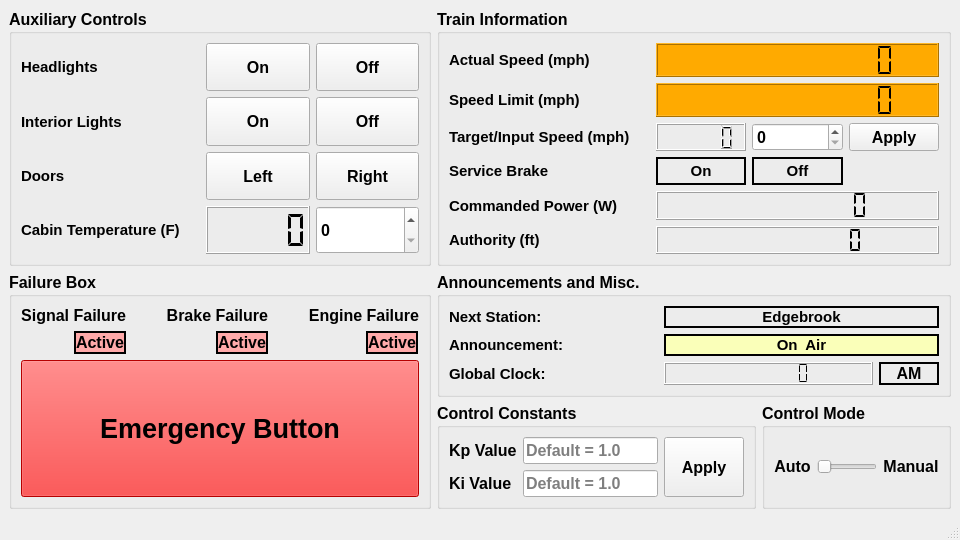
<?xml version="1.0" encoding="UTF-8"?>
<ui version="4.0">
 <class>MainWindow</class>
 <widget class="QMainWindow" name="MainWindow">
  <property name="geometry">
   <rect>
    <x>0</x>
    <y>0</y>
    <width>960</width>
    <height>540</height>
   </rect>
  </property>
  <property name="minimumSize">
   <size>
    <width>960</width>
    <height>540</height>
   </size>
  </property>
  <property name="windowTitle">
   <string>MainWindow</string>
  </property>
  <widget class="QWidget" name="centralwidget">
   <layout class="QGridLayout" name="gridLayout_8">
    <item row="2" column="2">
     <widget class="QGroupBox" name="groupBox_4">
      <property name="font">
       <font>
        <pointsize>12</pointsize>
        <weight>75</weight>
        <bold>true</bold>
       </font>
      </property>
      <property name="title">
       <string>Control Mode</string>
      </property>
      <layout class="QGridLayout" name="gridLayout_10">
       <item row="0" column="0">
        <layout class="QGridLayout" name="gridLayout_5">
         <item row="0" column="2">
          <widget class="QLabel" name="label_26">
           <property name="text">
            <string>Manual</string>
           </property>
           <property name="alignment">
            <set>Qt::AlignCenter</set>
           </property>
          </widget>
         </item>
         <item row="0" column="0">
          <widget class="QLabel" name="label_25">
           <property name="text">
            <string>Auto</string>
           </property>
           <property name="alignment">
            <set>Qt::AlignCenter</set>
           </property>
          </widget>
         </item>
         <item row="0" column="1">
          <widget class="QSlider" name="control_mode_switch">
           <property name="maximum">
            <number>1</number>
           </property>
           <property name="orientation">
            <enum>Qt::Horizontal</enum>
           </property>
           <property name="invertedAppearance">
            <bool>false</bool>
           </property>
           <property name="invertedControls">
            <bool>false</bool>
           </property>
          </widget>
         </item>
        </layout>
       </item>
      </layout>
     </widget>
    </item>
    <item row="1" column="1" colspan="2">
     <layout class="QGridLayout" name="gridLayout_7">
      <item row="1" column="2">
       <widget class="QGroupBox" name="groupBox_3">
        <property name="font">
         <font>
          <pointsize>12</pointsize>
          <weight>75</weight>
          <bold>true</bold>
         </font>
        </property>
        <property name="title">
         <string>Announcements and Misc.</string>
        </property>
        <layout class="QGridLayout" name="gridLayout_11">
         <item row="0" column="0">
          <layout class="QGridLayout" name="gridLayout_3">
           <item row="0" column="0">
            <widget class="QLabel" name="label_9">
             <property name="font">
              <font>
               <pointsize>11</pointsize>
               <weight>75</weight>
               <bold>true</bold>
              </font>
             </property>
             <property name="text">
              <string>Next Station:</string>
             </property>
            </widget>
           </item>
           <item row="2" column="0">
            <widget class="QLabel" name="label_17">
             <property name="font">
              <font>
               <pointsize>11</pointsize>
               <weight>75</weight>
               <bold>true</bold>
              </font>
             </property>
             <property name="text">
              <string>Global Clock:</string>
             </property>
            </widget>
           </item>
           <item row="1" column="0">
            <widget class="QLabel" name="label_15">
             <property name="font">
              <font>
               <pointsize>11</pointsize>
               <weight>75</weight>
               <bold>true</bold>
              </font>
             </property>
             <property name="text">
              <string>Announcement:</string>
             </property>
            </widget>
           </item>
           <item row="2" column="1">
            <widget class="QLCDNumber" name="global_clock_lcd">
             <property name="digitCount">
              <number>8</number>
             </property>
             <property name="mode">
              <enum>QLCDNumber::Dec</enum>
             </property>
             <property name="segmentStyle">
              <enum>QLCDNumber::Flat</enum>
             </property>
            </widget>
           </item>
           <item row="2" column="2">
            <widget class="QLabel" name="am_pm_label">
             <property name="maximumSize">
              <size>
               <width>60</width>
               <height>16777215</height>
              </size>
             </property>
             <property name="frameShape">
              <enum>QFrame::WinPanel</enum>
             </property>
             <property name="text">
              <string>AM</string>
             </property>
             <property name="alignment">
              <set>Qt::AlignCenter</set>
             </property>
            </widget>
           </item>
           <item row="0" column="1" colspan="2">
            <widget class="QLabel" name="next_station_label">
             <property name="font">
              <font>
               <pointsize>11</pointsize>
               <weight>75</weight>
               <bold>true</bold>
              </font>
             </property>
             <property name="frameShape">
              <enum>QFrame::WinPanel</enum>
             </property>
             <property name="text">
              <string>Edgebrook</string>
             </property>
             <property name="alignment">
              <set>Qt::AlignCenter</set>
             </property>
            </widget>
           </item>
           <item row="1" column="1" colspan="2">
            <widget class="QLabel" name="announcement_light">
             <property name="font">
              <font>
               <pointsize>11</pointsize>
               <weight>75</weight>
               <bold>true</bold>
              </font>
             </property>
             <property name="styleSheet">
              <string notr="true">background-color: rgb(250, 255, 185);</string>
             </property>
             <property name="frameShape">
              <enum>QFrame::WinPanel</enum>
             </property>
             <property name="text">
              <string>On  Air</string>
             </property>
             <property name="alignment">
              <set>Qt::AlignCenter</set>
             </property>
            </widget>
           </item>
          </layout>
         </item>
        </layout>
       </widget>
      </item>
     </layout>
    </item>
    <item row="1" column="0" rowspan="2">
     <widget class="QGroupBox" name="groupBox_5">
      <property name="font">
       <font>
        <pointsize>12</pointsize>
        <weight>75</weight>
        <bold>true</bold>
       </font>
      </property>
      <property name="title">
       <string>Failure Box</string>
      </property>
      <layout class="QGridLayout" name="gridLayout_14">
       <item row="0" column="0">
        <layout class="QGridLayout" name="gridLayout_17">
         <item row="1" column="6">
          <widget class="QLabel" name="label_22">
           <property name="sizePolicy">
            <sizepolicy hsizetype="Maximum" vsizetype="Maximum">
             <horstretch>0</horstretch>
             <verstretch>0</verstretch>
            </sizepolicy>
           </property>
           <property name="maximumSize">
            <size>
             <width>50</width>
             <height>50</height>
            </size>
           </property>
           <property name="text">
            <string/>
           </property>
           <property name="pixmap">
            <pixmap>../assets/engine-warning-svgrepo-com.svg</pixmap>
           </property>
           <property name="scaledContents">
            <bool>true</bool>
           </property>
           <property name="alignment">
            <set>Qt::AlignCenter</set>
           </property>
           <property name="wordWrap">
            <bool>false</bool>
           </property>
          </widget>
         </item>
         <item row="1" column="1">
          <widget class="QLabel" name="signal_failure_light">
           <property name="sizePolicy">
            <sizepolicy hsizetype="Maximum" vsizetype="Maximum">
             <horstretch>0</horstretch>
             <verstretch>0</verstretch>
            </sizepolicy>
           </property>
           <property name="styleSheet">
            <string notr="true">background-color: rgb(255, 170, 170);</string>
           </property>
           <property name="frameShape">
            <enum>QFrame::WinPanel</enum>
           </property>
           <property name="frameShadow">
            <enum>QFrame::Plain</enum>
           </property>
           <property name="text">
            <string>Active</string>
           </property>
           <property name="alignment">
            <set>Qt::AlignCenter</set>
           </property>
          </widget>
         </item>
         <item row="1" column="2">
          <spacer name="horizontalSpacer">
           <property name="orientation">
            <enum>Qt::Horizontal</enum>
           </property>
           <property name="sizeHint" stdset="0">
            <size>
             <width>40</width>
             <height>20</height>
            </size>
           </property>
          </spacer>
         </item>
         <item row="1" column="4">
          <widget class="QLabel" name="brake_failure_light">
           <property name="sizePolicy">
            <sizepolicy hsizetype="Maximum" vsizetype="Maximum">
             <horstretch>0</horstretch>
             <verstretch>0</verstretch>
            </sizepolicy>
           </property>
           <property name="styleSheet">
            <string notr="true">background-color: rgb(255, 170, 170);</string>
           </property>
           <property name="frameShape">
            <enum>QFrame::WinPanel</enum>
           </property>
           <property name="frameShadow">
            <enum>QFrame::Plain</enum>
           </property>
           <property name="text">
            <string>Active</string>
           </property>
           <property name="alignment">
            <set>Qt::AlignCenter</set>
           </property>
          </widget>
         </item>
         <item row="1" column="7">
          <widget class="QLabel" name="engine_failure_light">
           <property name="sizePolicy">
            <sizepolicy hsizetype="Maximum" vsizetype="Maximum">
             <horstretch>0</horstretch>
             <verstretch>0</verstretch>
            </sizepolicy>
           </property>
           <property name="styleSheet">
            <string notr="true">background-color: rgb(255, 170, 170);</string>
           </property>
           <property name="frameShape">
            <enum>QFrame::WinPanel</enum>
           </property>
           <property name="frameShadow">
            <enum>QFrame::Plain</enum>
           </property>
           <property name="text">
            <string>Active</string>
           </property>
           <property name="alignment">
            <set>Qt::AlignCenter</set>
           </property>
          </widget>
         </item>
         <item row="1" column="3">
          <widget class="QLabel" name="label_20">
           <property name="sizePolicy">
            <sizepolicy hsizetype="Maximum" vsizetype="Maximum">
             <horstretch>0</horstretch>
             <verstretch>0</verstretch>
            </sizepolicy>
           </property>
           <property name="maximumSize">
            <size>
             <width>50</width>
             <height>50</height>
            </size>
           </property>
           <property name="text">
            <string/>
           </property>
           <property name="pixmap">
            <pixmap>../assets/brake-system-warning-svgrepo-com.svg</pixmap>
           </property>
           <property name="scaledContents">
            <bool>true</bool>
           </property>
           <property name="alignment">
            <set>Qt::AlignCenter</set>
           </property>
          </widget>
         </item>
         <item row="1" column="0">
          <widget class="QLabel" name="label_18">
           <property name="sizePolicy">
            <sizepolicy hsizetype="Maximum" vsizetype="Maximum">
             <horstretch>0</horstretch>
             <verstretch>0</verstretch>
            </sizepolicy>
           </property>
           <property name="maximumSize">
            <size>
             <width>50</width>
             <height>50</height>
            </size>
           </property>
           <property name="text">
            <string/>
           </property>
           <property name="pixmap">
            <pixmap>../assets/wifi-off-svgrepo-com.svg</pixmap>
           </property>
           <property name="scaledContents">
            <bool>true</bool>
           </property>
           <property name="alignment">
            <set>Qt::AlignCenter</set>
           </property>
          </widget>
         </item>
         <item row="2" column="0" colspan="8">
          <widget class="QPushButton" name="emergency_button">
           <property name="enabled">
            <bool>true</bool>
           </property>
           <property name="sizePolicy">
            <sizepolicy hsizetype="Minimum" vsizetype="Minimum">
             <horstretch>0</horstretch>
             <verstretch>0</verstretch>
            </sizepolicy>
           </property>
           <property name="font">
            <font>
             <pointsize>20</pointsize>
             <weight>75</weight>
             <bold>true</bold>
            </font>
           </property>
           <property name="styleSheet">
            <string notr="true">background-color: rgb(255, 0, 0);</string>
           </property>
           <property name="text">
            <string>Emergency Button</string>
           </property>
           <property name="autoDefault">
            <bool>false</bool>
           </property>
          </widget>
         </item>
         <item row="1" column="5">
          <spacer name="horizontalSpacer_2">
           <property name="orientation">
            <enum>Qt::Horizontal</enum>
           </property>
           <property name="sizeHint" stdset="0">
            <size>
             <width>40</width>
             <height>20</height>
            </size>
           </property>
          </spacer>
         </item>
         <item row="0" column="6" colspan="2">
          <widget class="QLabel" name="label_27">
           <property name="sizePolicy">
            <sizepolicy hsizetype="Maximum" vsizetype="Maximum">
             <horstretch>0</horstretch>
             <verstretch>0</verstretch>
            </sizepolicy>
           </property>
           <property name="text">
            <string>Engine Failure</string>
           </property>
           <property name="alignment">
            <set>Qt::AlignRight|Qt::AlignTrailing|Qt::AlignVCenter</set>
           </property>
          </widget>
         </item>
         <item row="0" column="3" colspan="2">
          <widget class="QLabel" name="label_21">
           <property name="sizePolicy">
            <sizepolicy hsizetype="Maximum" vsizetype="Maximum">
             <horstretch>0</horstretch>
             <verstretch>0</verstretch>
            </sizepolicy>
           </property>
           <property name="text">
            <string>Brake Failure</string>
           </property>
           <property name="alignment">
            <set>Qt::AlignRight|Qt::AlignTrailing|Qt::AlignVCenter</set>
           </property>
          </widget>
         </item>
         <item row="0" column="0" colspan="2">
          <widget class="QLabel" name="label_19">
           <property name="sizePolicy">
            <sizepolicy hsizetype="Maximum" vsizetype="Maximum">
             <horstretch>0</horstretch>
             <verstretch>0</verstretch>
            </sizepolicy>
           </property>
           <property name="text">
            <string>Signal Failure</string>
           </property>
           <property name="alignment">
            <set>Qt::AlignRight|Qt::AlignTrailing|Qt::AlignVCenter</set>
           </property>
          </widget>
         </item>
        </layout>
       </item>
      </layout>
     </widget>
    </item>
    <item row="2" column="1">
     <widget class="QGroupBox" name="groupBox_6">
      <property name="font">
       <font>
        <pointsize>12</pointsize>
        <weight>75</weight>
        <bold>true</bold>
       </font>
      </property>
      <property name="title">
       <string>Control Constants</string>
      </property>
      <layout class="QGridLayout" name="gridLayout_16">
       <item row="0" column="0">
        <layout class="QGridLayout" name="gridLayout_15">
         <item row="1" column="1">
          <widget class="QLineEdit" name="ki_line_edit">
           <property name="placeholderText">
            <string>Default = 1.0</string>
           </property>
          </widget>
         </item>
         <item row="0" column="0">
          <widget class="QLabel" name="label_23">
           <property name="text">
            <string>Kp Value</string>
           </property>
          </widget>
         </item>
         <item row="0" column="2" rowspan="2">
          <widget class="QPushButton" name="control_constants_apply_button">
           <property name="sizePolicy">
            <sizepolicy hsizetype="Minimum" vsizetype="Minimum">
             <horstretch>0</horstretch>
             <verstretch>0</verstretch>
            </sizepolicy>
           </property>
           <property name="text">
            <string>Apply</string>
           </property>
          </widget>
         </item>
         <item row="1" column="0">
          <widget class="QLabel" name="label_24">
           <property name="text">
            <string>Ki Value</string>
           </property>
          </widget>
         </item>
         <item row="0" column="1">
          <widget class="QLineEdit" name="kp_line_edit">
           <property name="placeholderText">
            <string>Default = 1.0</string>
           </property>
          </widget>
         </item>
        </layout>
       </item>
      </layout>
     </widget>
    </item>
    <item row="0" column="0">
     <widget class="QGroupBox" name="groupBox">
      <property name="font">
       <font>
        <pointsize>12</pointsize>
        <weight>75</weight>
        <italic>false</italic>
        <bold>true</bold>
       </font>
      </property>
      <property name="title">
       <string>Auxiliary Controls</string>
      </property>
      <property name="flat">
       <bool>false</bool>
      </property>
      <layout class="QGridLayout" name="gridLayout_9">
       <item row="0" column="0">
        <layout class="QGridLayout" name="gridLayout_13">
         <item row="0" column="0">
          <widget class="QLabel" name="label">
           <property name="font">
            <font>
             <pointsize>11</pointsize>
             <weight>75</weight>
             <italic>false</italic>
             <bold>true</bold>
            </font>
           </property>
           <property name="autoFillBackground">
            <bool>false</bool>
           </property>
           <property name="frameShape">
            <enum>QFrame::NoFrame</enum>
           </property>
           <property name="text">
            <string>Headlights</string>
           </property>
          </widget>
         </item>
         <item row="1" column="3">
          <widget class="QPushButton" name="interior_lights_off_button">
           <property name="sizePolicy">
            <sizepolicy hsizetype="Minimum" vsizetype="Minimum">
             <horstretch>0</horstretch>
             <verstretch>0</verstretch>
            </sizepolicy>
           </property>
           <property name="text">
            <string>Off</string>
           </property>
          </widget>
         </item>
         <item row="1" column="2">
          <widget class="QPushButton" name="interior_lights_on_button">
           <property name="sizePolicy">
            <sizepolicy hsizetype="Minimum" vsizetype="Minimum">
             <horstretch>0</horstretch>
             <verstretch>0</verstretch>
            </sizepolicy>
           </property>
           <property name="text">
            <string>On</string>
           </property>
          </widget>
         </item>
         <item row="2" column="3">
          <widget class="QPushButton" name="door_right_button">
           <property name="sizePolicy">
            <sizepolicy hsizetype="Minimum" vsizetype="Minimum">
             <horstretch>0</horstretch>
             <verstretch>0</verstretch>
            </sizepolicy>
           </property>
           <property name="text">
            <string>Right</string>
           </property>
          </widget>
         </item>
         <item row="0" column="3">
          <widget class="QPushButton" name="headlights_off_button">
           <property name="sizePolicy">
            <sizepolicy hsizetype="Minimum" vsizetype="Minimum">
             <horstretch>0</horstretch>
             <verstretch>0</verstretch>
            </sizepolicy>
           </property>
           <property name="text">
            <string>Off</string>
           </property>
          </widget>
         </item>
         <item row="3" column="0">
          <widget class="QLabel" name="label_5">
           <property name="font">
            <font>
             <pointsize>11</pointsize>
             <weight>75</weight>
             <italic>false</italic>
             <bold>true</bold>
            </font>
           </property>
           <property name="text">
            <string>Cabin Temperature (F)</string>
           </property>
          </widget>
         </item>
         <item row="2" column="2">
          <widget class="QPushButton" name="door_left_button">
           <property name="sizePolicy">
            <sizepolicy hsizetype="Minimum" vsizetype="Minimum">
             <horstretch>0</horstretch>
             <verstretch>0</verstretch>
            </sizepolicy>
           </property>
           <property name="text">
            <string>Left</string>
           </property>
          </widget>
         </item>
         <item row="1" column="0">
          <widget class="QLabel" name="label_2">
           <property name="font">
            <font>
             <pointsize>11</pointsize>
             <weight>75</weight>
             <italic>false</italic>
             <bold>true</bold>
            </font>
           </property>
           <property name="text">
            <string>Interior Lights</string>
           </property>
          </widget>
         </item>
         <item row="3" column="2">
          <widget class="QLCDNumber" name="cabin_temperature_lcd">
           <property name="segmentStyle">
            <enum>QLCDNumber::Flat</enum>
           </property>
          </widget>
         </item>
         <item row="2" column="0">
          <widget class="QLabel" name="label_3">
           <property name="font">
            <font>
             <pointsize>11</pointsize>
             <weight>75</weight>
             <italic>false</italic>
             <bold>true</bold>
            </font>
           </property>
           <property name="text">
            <string>Doors</string>
           </property>
          </widget>
         </item>
         <item row="3" column="3">
          <widget class="QSpinBox" name="cabin_temperature_spin_box">
           <property name="sizePolicy">
            <sizepolicy hsizetype="Minimum" vsizetype="Minimum">
             <horstretch>0</horstretch>
             <verstretch>0</verstretch>
            </sizepolicy>
           </property>
          </widget>
         </item>
         <item row="0" column="2">
          <widget class="QPushButton" name="headlights_on_button">
           <property name="sizePolicy">
            <sizepolicy hsizetype="Minimum" vsizetype="Minimum">
             <horstretch>0</horstretch>
             <verstretch>0</verstretch>
            </sizepolicy>
           </property>
           <property name="text">
            <string>On</string>
           </property>
          </widget>
         </item>
         <item row="3" column="1">
          <spacer name="verticalSpacer_10">
           <property name="orientation">
            <enum>Qt::Vertical</enum>
           </property>
           <property name="sizeHint" stdset="0">
            <size>
             <width>20</width>
             <height>40</height>
            </size>
           </property>
          </spacer>
         </item>
         <item row="2" column="1">
          <spacer name="verticalSpacer_9">
           <property name="orientation">
            <enum>Qt::Vertical</enum>
           </property>
           <property name="sizeHint" stdset="0">
            <size>
             <width>20</width>
             <height>40</height>
            </size>
           </property>
          </spacer>
         </item>
         <item row="1" column="1">
          <spacer name="verticalSpacer_8">
           <property name="orientation">
            <enum>Qt::Vertical</enum>
           </property>
           <property name="sizeHint" stdset="0">
            <size>
             <width>20</width>
             <height>40</height>
            </size>
           </property>
          </spacer>
         </item>
         <item row="0" column="1">
          <spacer name="verticalSpacer_7">
           <property name="orientation">
            <enum>Qt::Vertical</enum>
           </property>
           <property name="sizeHint" stdset="0">
            <size>
             <width>20</width>
             <height>40</height>
            </size>
           </property>
          </spacer>
         </item>
        </layout>
       </item>
      </layout>
     </widget>
    </item>
    <item row="0" column="1" colspan="2">
     <widget class="QGroupBox" name="groupBox_2">
      <property name="font">
       <font>
        <pointsize>12</pointsize>
        <weight>75</weight>
        <bold>true</bold>
       </font>
      </property>
      <property name="title">
       <string>Train Information</string>
      </property>
      <layout class="QGridLayout" name="gridLayout_12">
       <item row="0" column="0">
        <layout class="QGridLayout" name="gridLayout_2">
         <item row="3" column="1">
          <spacer name="verticalSpacer_2">
           <property name="orientation">
            <enum>Qt::Vertical</enum>
           </property>
           <property name="sizeHint" stdset="0">
            <size>
             <width>20</width>
             <height>40</height>
            </size>
           </property>
          </spacer>
         </item>
         <item row="4" column="0">
          <widget class="QLabel" name="label_11">
           <property name="font">
            <font>
             <pointsize>11</pointsize>
             <weight>75</weight>
             <bold>true</bold>
            </font>
           </property>
           <property name="text">
            <string>Commanded Power (W)</string>
           </property>
          </widget>
         </item>
         <item row="2" column="0">
          <widget class="QLabel" name="label_8">
           <property name="font">
            <font>
             <pointsize>11</pointsize>
             <weight>75</weight>
             <bold>true</bold>
            </font>
           </property>
           <property name="text">
            <string>Target/Input Speed (mph)</string>
           </property>
          </widget>
         </item>
         <item row="5" column="0">
          <widget class="QLabel" name="label_12">
           <property name="font">
            <font>
             <pointsize>11</pointsize>
             <weight>75</weight>
             <bold>true</bold>
            </font>
           </property>
           <property name="text">
            <string>Authority (ft)</string>
           </property>
          </widget>
         </item>
         <item row="3" column="2">
          <widget class="QLabel" name="service_brake_on_light">
           <property name="font">
            <font>
             <pointsize>11</pointsize>
             <weight>75</weight>
             <bold>true</bold>
            </font>
           </property>
           <property name="styleSheet">
            <string notr="true"/>
           </property>
           <property name="frameShape">
            <enum>QFrame::WinPanel</enum>
           </property>
           <property name="text">
            <string>On</string>
           </property>
           <property name="alignment">
            <set>Qt::AlignCenter</set>
           </property>
          </widget>
         </item>
         <item row="4" column="1">
          <spacer name="verticalSpacer_5">
           <property name="orientation">
            <enum>Qt::Vertical</enum>
           </property>
           <property name="sizeHint" stdset="0">
            <size>
             <width>20</width>
             <height>40</height>
            </size>
           </property>
          </spacer>
         </item>
         <item row="3" column="3">
          <widget class="QLabel" name="service_brake_off_light">
           <property name="font">
            <font>
             <pointsize>11</pointsize>
             <weight>75</weight>
             <bold>true</bold>
            </font>
           </property>
           <property name="styleSheet">
            <string notr="true"/>
           </property>
           <property name="frameShape">
            <enum>QFrame::WinPanel</enum>
           </property>
           <property name="text">
            <string>Off</string>
           </property>
           <property name="alignment">
            <set>Qt::AlignCenter</set>
           </property>
          </widget>
         </item>
         <item row="5" column="1">
          <spacer name="verticalSpacer_6">
           <property name="orientation">
            <enum>Qt::Vertical</enum>
           </property>
           <property name="sizeHint" stdset="0">
            <size>
             <width>20</width>
             <height>40</height>
            </size>
           </property>
          </spacer>
         </item>
         <item row="2" column="2">
          <widget class="QLCDNumber" name="target_speed_lcd">
           <property name="frameShape">
            <enum>QFrame::Box</enum>
           </property>
           <property name="frameShadow">
            <enum>QFrame::Raised</enum>
           </property>
          </widget>
         </item>
         <item row="2" column="3">
          <widget class="QSpinBox" name="target_speed_spin_box">
           <property name="sizePolicy">
            <sizepolicy hsizetype="Minimum" vsizetype="Minimum">
             <horstretch>0</horstretch>
             <verstretch>0</verstretch>
            </sizepolicy>
           </property>
          </widget>
         </item>
         <item row="0" column="1">
          <spacer name="verticalSpacer_4">
           <property name="orientation">
            <enum>Qt::Vertical</enum>
           </property>
           <property name="sizeHint" stdset="0">
            <size>
             <width>20</width>
             <height>40</height>
            </size>
           </property>
          </spacer>
         </item>
         <item row="0" column="0">
          <widget class="QLabel" name="label_13">
           <property name="font">
            <font>
             <pointsize>11</pointsize>
             <weight>75</weight>
             <bold>true</bold>
            </font>
           </property>
           <property name="text">
            <string>Actual Speed (mph)</string>
           </property>
          </widget>
         </item>
         <item row="1" column="0">
          <widget class="QLabel" name="label_7">
           <property name="font">
            <font>
             <pointsize>11</pointsize>
             <weight>75</weight>
             <bold>true</bold>
            </font>
           </property>
           <property name="text">
            <string>Speed Limit (mph)</string>
           </property>
          </widget>
         </item>
         <item row="2" column="4">
          <widget class="QPushButton" name="target_speed_apply_button">
           <property name="sizePolicy">
            <sizepolicy hsizetype="Minimum" vsizetype="Minimum">
             <horstretch>0</horstretch>
             <verstretch>0</verstretch>
            </sizepolicy>
           </property>
           <property name="text">
            <string>Apply</string>
           </property>
          </widget>
         </item>
         <item row="2" column="1">
          <spacer name="verticalSpacer">
           <property name="orientation">
            <enum>Qt::Vertical</enum>
           </property>
           <property name="sizeHint" stdset="0">
            <size>
             <width>20</width>
             <height>40</height>
            </size>
           </property>
          </spacer>
         </item>
         <item row="1" column="2" colspan="3">
          <widget class="QLCDNumber" name="speed_limit_lcd">
           <property name="minimumSize">
            <size>
             <width>0</width>
             <height>34</height>
            </size>
           </property>
           <property name="styleSheet">
            <string notr="true">background-color: rgb(255, 170, 0);</string>
           </property>
           <property name="digitCount">
            <number>12</number>
           </property>
           <property name="segmentStyle">
            <enum>QLCDNumber::Flat</enum>
           </property>
          </widget>
         </item>
         <item row="4" column="2" colspan="3">
          <widget class="QLCDNumber" name="commanded_power_lcd">
           <property name="digitCount">
            <number>10</number>
           </property>
           <property name="segmentStyle">
            <enum>QLCDNumber::Flat</enum>
           </property>
          </widget>
         </item>
         <item row="1" column="1">
          <spacer name="verticalSpacer_3">
           <property name="orientation">
            <enum>Qt::Vertical</enum>
           </property>
           <property name="sizeHint" stdset="0">
            <size>
             <width>20</width>
             <height>40</height>
            </size>
           </property>
          </spacer>
         </item>
         <item row="3" column="0">
          <widget class="QLabel" name="label_10">
           <property name="font">
            <font>
             <pointsize>11</pointsize>
             <weight>75</weight>
             <bold>true</bold>
            </font>
           </property>
           <property name="text">
            <string>Service Brake</string>
           </property>
          </widget>
         </item>
         <item row="5" column="2" colspan="3">
          <widget class="QLCDNumber" name="authority_lcd">
           <property name="digitCount">
            <number>10</number>
           </property>
           <property name="segmentStyle">
            <enum>QLCDNumber::Flat</enum>
           </property>
          </widget>
         </item>
         <item row="0" column="2" colspan="3">
          <widget class="QLCDNumber" name="actual_speed_lcd">
           <property name="minimumSize">
            <size>
             <width>0</width>
             <height>34</height>
            </size>
           </property>
           <property name="styleSheet">
            <string notr="true">background-color: rgb(255, 170, 0);</string>
           </property>
           <property name="digitCount">
            <number>12</number>
           </property>
           <property name="segmentStyle">
            <enum>QLCDNumber::Flat</enum>
           </property>
          </widget>
         </item>
        </layout>
       </item>
      </layout>
     </widget>
    </item>
   </layout>
  </widget>
  <widget class="QStatusBar" name="statusbar"/>
 </widget>
 <resources/>
 <connections/>
</ui>
